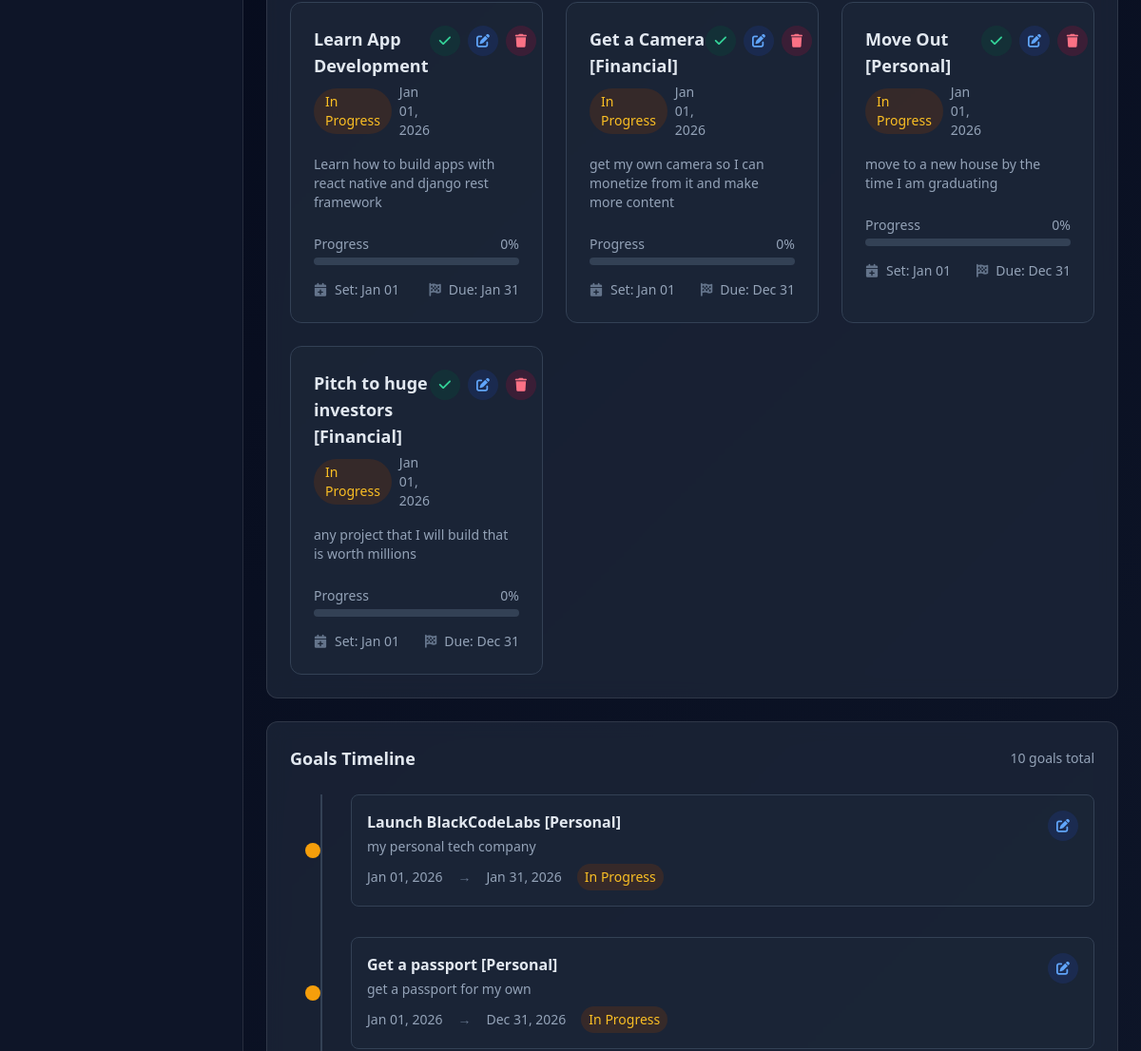
Page /goals/ (signed in, middle part) on the earlier database version.
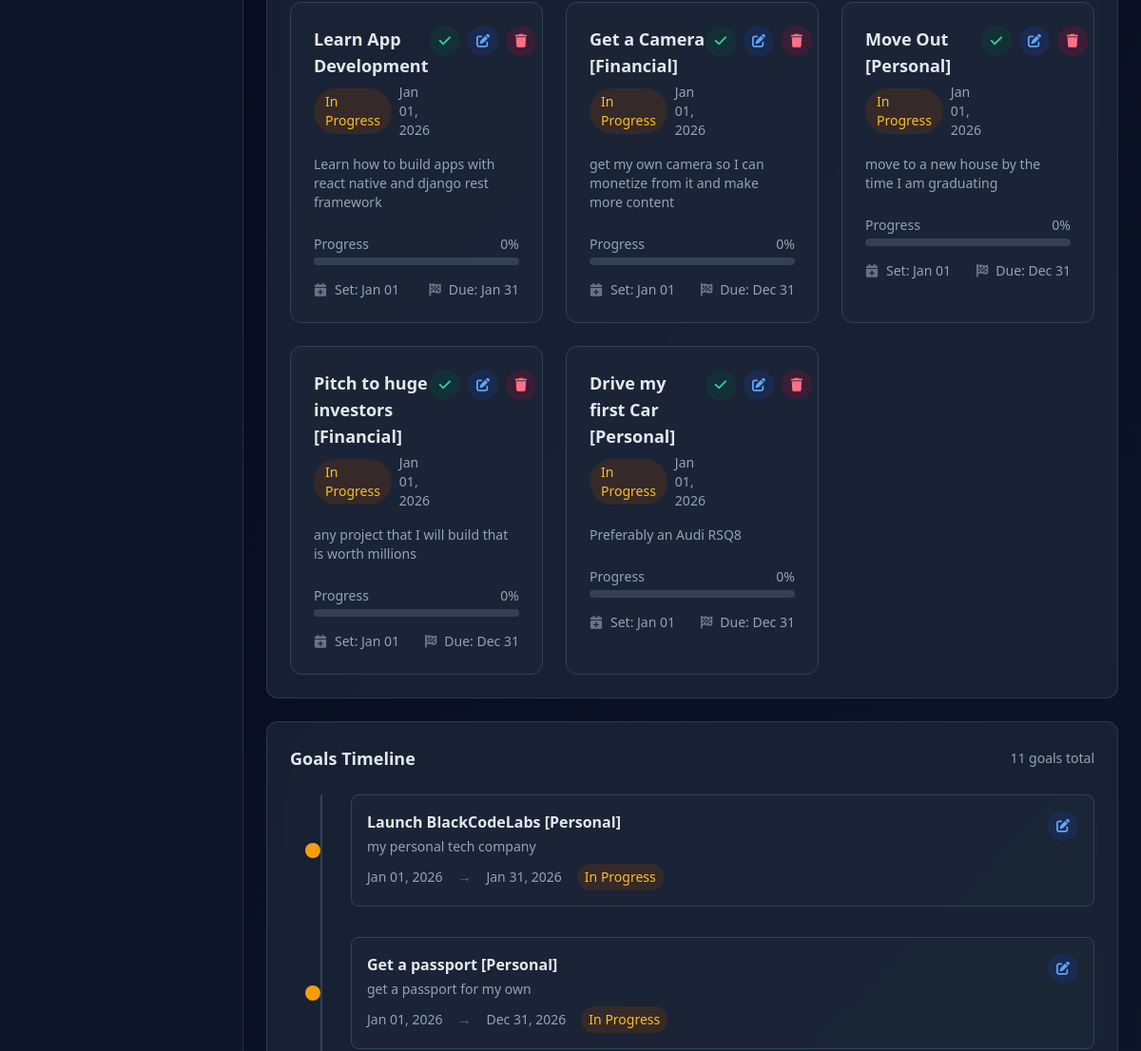
Same page on the later database version.
### Tracker/models.py (models this page shows, shortened)
class Goals(models.Model):
    user = models.ForeignKey(User, on_delete=models.CASCADE, null=True)
    goal_title = models.CharField(max_length=100, default="")
    date_set = models.DateTimeField(default=timezone.now)
    goal_description = models.TextField(default="")
    end_date = models.DateTimeField(default=timezone.now)
    achieved = models.BooleanField(default=False)

### Tracker/views.py (the view)
# urls.py: path('goals/', views.GoalsListView.as_view(), name='goals-list'),
class GoalsListView(LoginRequiredMixin, ListView):
    model = Goals
    template_name = 'tracker/goals_list.html'
    context_object_name = 'goals'
    def get_queryset(self):
        return Goals.objects.filter(user=self.request.user)

### Tracker/templates/tracker/goals_list.html (shortened to what the changed rows need)
{% extends 'tracker/base.html' %}
{% load static %}
{% block content %}
<div class="space-y-6">
    <div class="card rounded-xl p-6">
        <div class="grid grid-cols-1 md:grid-cols-2 lg:grid-cols-3 gap-6">
            {% for goal in goals %}
            <div class="bg-slate-800/50 rounded-xl p-6 border {% if goal.achieved %}border-emerald-500/50{% else %}border-slate-700{% endif %} hover:border-emerald-500 transition-colors">
                <div class="flex items-start justify-between mb-4">
                    <div class="flex-1">
                        <h3 class="text-lg font-bold mb-1">{{ goal.goal_title }}</h3>
                        <div class="flex items-center space-x-2">
                            <span class="px-3 py-1 {% if goal.achieved %}bg-emerald-900/30 text-emerald-400{% else %}bg-amber-900/30 text-amber-400{% endif %} rounded-full text-sm">
                                {% if goal.achieved %}Achieved{% else %}In Progress{% endif %}
                            </span>
                            <span class="text-sm text-slate-400">{{ goal.date_set|date:"M d, Y" }}</span>
                        </div>
                    </div>
                    <div class="flex items-center space-x-2">
                        {% if not goal.achieved %}
                        <button onclick="markAchieved({{ goal.pk }})" class="w-8 h-8 bg-emerald-900/30 hover:bg-emerald-900/50 rounded-full flex items-center justify-center text-emerald-400 hover:text-emerald-300">
                            <i class="fas fa-check text-sm"></i>
                        </button>
                        {% endif %}
                        <a href="{% url 'goals-update' goal.pk %}"
                           class="w-8 h-8 bg-blue-900/30 hover:bg-blue-900/50 rounded-full flex items-center justify-center text-blue-400 hover:text-blue-300">
                            <i class="fas fa-edit text-sm"></i>
                        </a>
                        <a href="{% url 'goals-delete' goal.pk %}"
                           class="w-8 h-8 bg-rose-900/30 hover:bg-rose-900/50 rounded-full flex items-center justify-center text-rose-400 hover:text-rose-300">
                            <i class="fas fa-trash text-sm"></i>
                        </a>
                    </div>
                </div>
                <p class="text-slate-400 text-sm mb-6 line-clamp-3">{{ goal.goal_description|truncatechars:150 }}</p>
                <div class="space-y-4">
                    <div>
                        <div class="flex justify-between items-center mb-1">
                            <span class="text-sm text-slate-400">Progress</span>
                            <span class="text-sm {% if goal.achieved %}text-emerald-400{% else %}text-slate-400{% endif %}">
                                {% if goal.achieved %}100%{% else %}{{ goal.progress|default:"0" }}%{% endif %}
                            </span>
                        </div>
                        <div class="w-full bg-slate-700 rounded-full h-2">
                        </div>
                    </div>
                    <div class="flex items-center justify-between text-sm">
                        <div class="flex items-center">
                            <i class="fas fa-calendar-plus text-slate-500 mr-2"></i>
                            <span class="text-slate-400">Set: {{ goal.date_set|date:"M d" }}</span>
                        </div>
                        <div class="flex items-center">
                            <i class="fas fa-flag-checkered text-slate-500 mr-2"></i>
                            <span class="text-slate-400">Due: {{ goal.end_date|date:"M d" }}</span>
                        </div>
                    </div>
                </div>
            </div>
            {% endfor %}
        </div>
    </div>
    <div class="card rounded-xl p-6">
        <div class="flex items-center justify-between mb-6">
            <h3 class="text-lg font-semibold">Goals Timeline</h3>
            <span class="text-sm text-slate-400">{{ goals|length }} goals total</span>
        </div>
        <div class="relative">
            <div class="space-y-8">
                {% for goal in goals|slice:":5" %}
                <div class="relative pl-16">
                    <div class="absolute left-6 top-1/2 transform -translate-y-1/2 -translate-x-1/2">
                        <div class="w-4 h-4 rounded-full {% if goal.achieved %}bg-emerald-500{% else %}bg-amber-500{% endif %}"></div>
                    </div>
                    <div class="bg-slate-800/50 rounded-lg p-4 border border-slate-700">
                        <div class="flex items-start justify-between">
                            <div>
                                <h4 class="font-bold mb-1">{{ goal.goal_title }}</h4>
                                <p class="text-sm text-slate-400 mb-2">{{ goal.goal_description|truncatechars:100 }}</p>
                                <div class="flex items-center space-x-4 text-sm">
                                    <span class="text-slate-400">{{ goal.date_set|date:"M d, Y" }}</span>
                                    <span class="text-slate-500">→</span>
                                    <span class="{% if goal.end_date < now %}text-rose-400{% else %}text-slate-400{% endif %}">{{ goal.end_date|date:"M d, Y" }}</span>
                                    <span class="px-2 py-1 {% if goal.achieved %}bg-emerald-900/30 text-emerald-400{% else %}bg-amber-900/30 text-amber-400{% endif %} rounded-full">
                                        {% if goal.achieved %}Achieved{% else %}In Progress{% endif %}
                                    </span>
                                </div>
                            </div>
                            <div class="flex items-center space-x-2">
                                <a href="{% url 'goals-update' goal.pk %}"
                                   class="w-8 h-8 bg-blue-900/30 hover:bg-blue-900/50 rounded-full flex items-center justify-center text-blue-400 hover:text-blue-300">
                                    <i class="fas fa-edit text-sm"></i>
                                </a>
                            </div>
                        </div>
                    </div>
                </div>
                {% empty %}
                <div class="text-center py-8">
                    <p class="text-slate-400">No goals to display on timeline</p>
                </div>
                {% endfor %}
            </div>
        </div>
    </div>
</div>
{% endblock %}

Differences in the rows shown:
added Goals: goal_title "Drive my first Car [Personal]", shows "In Progress", date_set "Jan 01, 2026", goal_description "Preferably an Audi RSQ8", progress "0", date_set "Jan 01", end_date "Dec 31"
Other differences:
{{ goals|length }}: "10" → "11"
